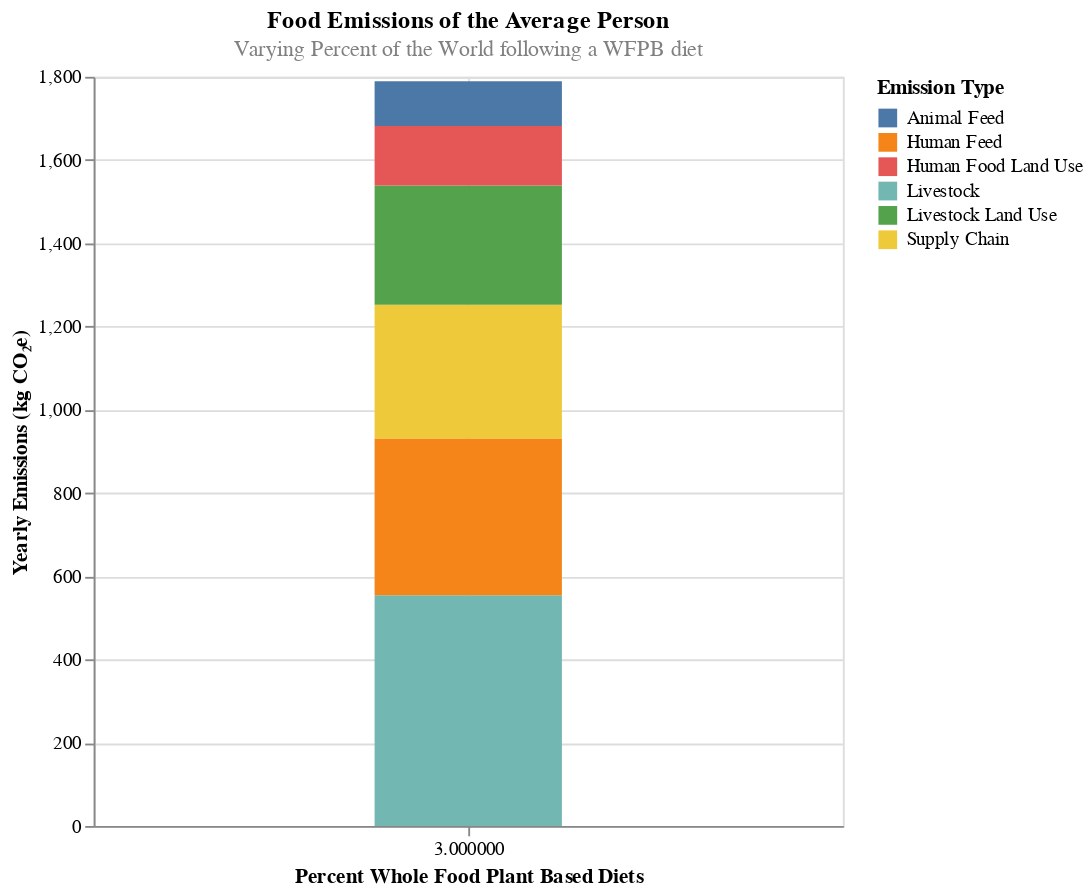

The cell this chart's notebook holds for it:
### Code cell
import altair as alt

# Create a slider chart where you can select the percent vegan (the slider_df index)
slider = alt.binding_range(min=3, max=80, step=1, name='Percent Whole Foods Plant Based Diets')
select_percent_vegan = alt.selection_single(name='Select', fields=['Percent Vegan'], bind=slider, init={'Percent Vegan': 3})

# plot slider_df where the x axis is percent vegan and the y axis is the emissions for each category
alt.Chart(slider_df).mark_bar(size=100).encode(
    x=alt.X('Percent Vegan:Q', axis=alt.Axis(title='Percent Whole Food Plant Based Diets')),
    y=alt.Y('sum(Emissions):Q', axis=alt.Axis(title='Yearly Emissions (kg CO₂e)')),
    color=alt.Color('Emission Type', legend=alt.Legend(title='Emission Type')),
    order=alt.Order('Emissions:O', sort='descending'),
    tooltip=['Emission Type', 'Emissions']
).properties(
    width=400,
    height=400,
    title={
            'text': ['Food Emissions of the Average Person'],
            'subtitle': ['Varying Percent of the World following a WFPB diet'],
            'subtitleColor': 'gray',
           }
).add_selection(
    select_percent_vegan
).transform_filter(
    select_percent_vegan
)

### Figure 1 — Vega-Lite specification as saved in the notebook (floating-point values rounded to 4 significant figures; data arrays with more than 128 entries replaced by an {"elided": "..."} marker saying what was removed)
{"config": {"view": {"continuousWidth": 400, "continuousHeight": 300}}, "data": {"name": "data-53ab1b80c12179b7d742569903c7f384"}, "mark": {"type": "bar", "size": 100}, "encoding": {"color": {"field": "Emission Type", "legend": {"title": "Emission Type"}, "type": "nominal"}, "order": {"field": "Emissions", "sort": "descending", "type": "ordinal"}, "tooltip": [{"field": "Emission Type", "type": "nominal"}, {"field": "Emissions", "type": "quantitative"}], "x": {"axis": {"title": "Percent Whole Food Plant Based Diets"}, "field": "Percent Vegan", "type": "quantitative"}, "y": {"aggregate": "sum", "axis": {"title": "Yearly Emissions (kg CO₂e)"}, "field": "Emissions", "type": "quantitative"}}, "height": 400, "selection": {"Select": {"type": "single", "fields": ["Percent Vegan"], "bind": {"input": "range", "max": 80, "min": 3, "name": "Percent Whole Foods Plant Based Diets", "step": 1}, "init": {"Percent Vegan": 3}}}, "title": {"text": ["Food Emissions of the Average Person"], "subtitle": ["Varying Percent of the World following a WFPB diet"], "subtitleColor": "gray"}, "transform": [{"filter": {"selection": "Select"}}], "width": 400, "$schema": "https://vega.github.io/schema/vega-lite/v4.17.0.json", "datasets": {"data-53ab1b80c12179b7d742569903c7f384": {"elided": "480 records"}}}
